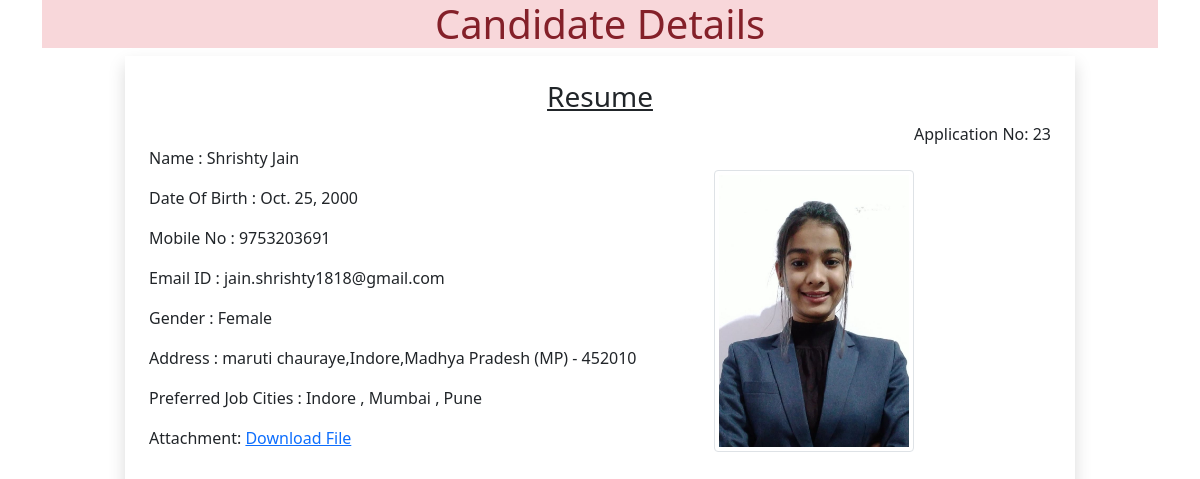
Screenshot of /23 with the database file from the repository.
### core/models.py (models this page shows)
class Resume(models.Model):
    name = models.CharField(max_length=20)
    dob = models.DateField(auto_now=False,auto_now_add=False)
    mobile = models.PositiveIntegerField()
    email = models.EmailField()
    gender = models.CharField(max_length=7)
    locality = models.CharField(max_length=30)
    city = models.CharField(max_length=30)
    state = models.CharField(max_length=30,choices= State_choice)
    pin = models.CharField(  max_length=30)
    job_city = models.CharField(max_length=100)
    profile_image = models.ImageField(upload_to='profileimg', blank=True)
    my_file = models.FileField( upload_to='doc',  blank=True)

### core/views.py (the view)
# urls.py: path('<int:pk>',views.Candidate.as_view(),name='candidate'),
class Candidate(View):
    def get(self,request,pk):
        print(pk)
        candidates= Resume.objects.get(pk=pk)
        return render(request,'core/review.html',{'cand':candidates})

### core/templatetags/myfilter.py (called while the page is built)
@register.filter(name='remove_special')
def remove_chars(value,args):
    print(value)
    for char in args:
        print(char)
        value = value.replace(char,"")
    return value

### core/templates/core/review.html (shortened to what this page needs)
<!DOCTYPE html>
{% load myfilter %}
<html lang="en">
<head>
    <link href="https://cdn.jsdelivr.net/npm/bootstrap@5.0.2/dist/css/bootstrap.min.css" rel="stylesheet">
</head>
<body>
      <div class="container">
          <h1 class="alert-danger text-center">Candidate Details</h1>
          <div class="row">
              <div class="col-sm-10 shadow p-4 offset-sm-1">
                  <h3 class='text-center'><u>Resume</u></h3>
                  <p class="float-end mb-2">Application No: {{cand.id}}</p><br>
                  {% if cand.profile_image.url != '' %}
                      <img src="{{cand.profile_image.url}}" alt="" , width="200px" height="200px" class="img-thumbnail img-responsive-fluid float-end mt-4">
                  {% endif %}
                  <p>Name : {{cand.name}}</p>
                  <p>Date Of Birth : {{cand.dob}}</p>
                  <p>Mobile No : {{cand.mobile}}</p>
                  <p>Email ID : {{cand.email}}</p>
                  <p>Gender : {{cand.gender}}</p>
                  <p>Address : {{cand.locality}},{{cand.city}},{{cand.state}} - {{cand.pin}}</p>
                  <p>Preferred Job Cities : {{cand.job_city | remove_special:"[]'"}}</p>
                  {% if cand.profile_image.url != '' %}
                      <p>Attachment: <a href="{{cand.my_file.url}}" Download='' >Download File</a></p>
                  {% endif %}
              </div>
          </div>
      </div>
</body>
</html>

### rows the page displays
Resume: id "23", profile_image (picture), name "Shrishty Jain", dob "Oct. 25, 2000", mobile "9753203691", email "jain.shrishty1818@gmail.com", gender "Female", locality "maruti chauraye", city "Indore", state "Madhya Pradesh (MP)", pin "452010", job_city|remove_special "Indore , Mumbai , Pune"
